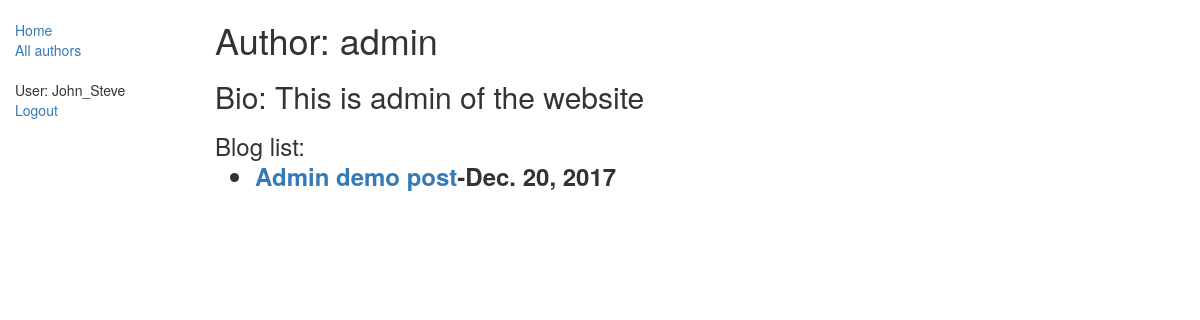
/blog/author/1 (signed in), run on the app's committed database.
### blog/models.py (models this page shows, shortened)
class Author(models.Model):
    name=models.ForeignKey(User, on_delete=models.SET_NULL,null=True)
    information=models.CharField(max_length=1000)

class Blog(models.Model):
    title=models.CharField(max_length=200)
    author=models.ForeignKey('Author',on_delete=models.SET_NULL,null=True)
    content=models.TextField(max_length=5000,help_text='You are only allowed to post charecters')
    pub_date = models.DateField(default=date.today)
    def __str__(self):
        return self.title
    class Meta:
        ordering=['-pub_date']

### blog/views.py (the view)
# urls.py: url(r'^author/(?P<pk>\d+)$',views.AuthorDetailView.as_view(),name='author-detail'),
class AuthorDetailView(generic.DetailView):
    model = Author

### blog/templates/blog/author_detail.html (shortened to what this page needs)
<!DOCTYPE html>
<html lang="en">
<head>
</head>
<body>
{% extends "base_generic.html" %}
{% block content %}
<h1>Author: {{ author.name }}</h1>
<h2>Bio: {{author.information}}</h2>
<h3> Blog list:
    {% for blog in author.blog_set.all %}
    <ul>
        <li>
            <dt><a href="{% url 'blog-detail' blog.pk %}">{{blog}}</a>-{{blog.pub_date}}</dt>
        </li>
    </ul>
    {% endfor %}
</h3>
{% endblock %}

### blog/templates/base_generic.html (shortened to what this page needs)
<!DOCTYPE html>
<html lang="en">
<head>
    <link rel="stylesheet" href="https://maxcdn.bootstrapcdn.com/bootstrap/3.3.7/css/bootstrap.min.css">
    {% load static %}
    <link rel="stylesheet" href="{% static 'css/style.css' %}">
</head>
<body>
<div class="container-fluid">
    <div class="row">
        <div class="col-sm-2">
            {% block sidebar %}
            <ul class="sidebar-nav">
                <li><a href="{% url 'blogs' %}">Home</a></li>
                <li><a href="{% url 'authors' %}">All authors</a></li>
            </ul>
            {% endblock %}
            <ul class="sidebar-nav">
                {% if user.is_authenticated %}
                <li>User: {{ user.get_username }}</li>
                <li><a href="{% url 'logout'%}?next={{request.path}}">Logout</a></li>
                {% else %}
                <li><a href="{% url 'login'%}?next={{request.path}}">Login</a></li>
                {% endif %}
            </ul>
        </div>
        <div class="col-sm-10 ">
            {% block content %}{% endblock %}
        </div>
    </div>
</div>
</body>
</html>

### blog/static/css/style.css (style rules this page uses)
.sidebar-nav { margin-top: 20px; padding: 0; list-style: none; }

### data on the page
Author: name "admin", information "This is admin of the website"
Blog: title "Admin demo post", pub_date "Dec. 20, 2017"

### other printed values
{{ user.get_username }} "John_Steve"
